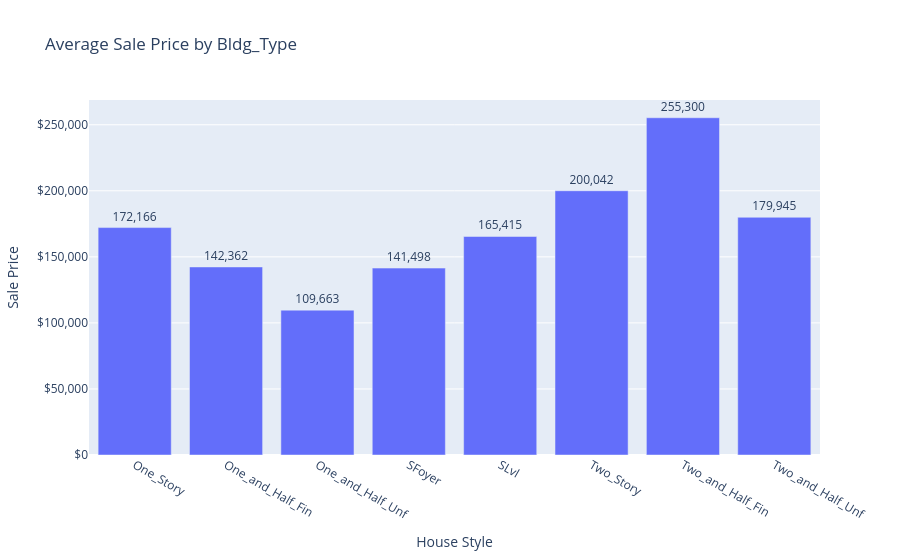

Notebook code cell kept with this figure:
### Code cell
# ditribution of average Sale price of the house vs house style
import plotly.express as px

House_Style_prices = train_data.groupby('House_Style')['Sale_Price'].mean()
fig4 = px.bar(x=House_Style_prices.index, y=House_Style_prices.values, title='Average Sale Price by Bldg_Type', text=House_Style_prices.values)

fig4.update_traces(texttemplate='%{text:,.0f}', textposition='outside')
fig4.update_yaxes(title='Sale Price', tickprefix='$', tickformat=',')
fig4.update_xaxes(title='House Style')
fig4.update_layout(uniformtext_minsize=8, uniformtext_mode='hide')

fig4.show()

### Figure 1 — Plotly figure (JSON) as saved in the notebook; plotly's stock layout.template omitted (floating-point values rounded to 4 significant figures)
{"data": [{"alignmentgroup": "True", "hovertemplate": "x=%{x}<br>y=%{y}<br>text=%{text}<extra></extra>", "legendgroup": "", "marker": {"color": "#636efa", "pattern": {"shape": ""}}, "name": "", "offsetgroup": "", "orientation": "v", "showlegend": false, "text": [172200.0, 142400.0, 109700.0, 141500.0, 165400.0, 200000.0, 255300, 179945], "textposition": "outside", "texttemplate": "%{text:,.0f}", "type": "bar", "x": ["One_Story", "One_and_Half_Fin", "One_and_Half_Unf", "SFoyer", "SLvl", "Two_Story", "Two_and_Half_Fin", "Two_and_Half_Unf"], "xaxis": "x", "y": [172200.0, 142400.0, 109700.0, 141500.0, 165400.0, 200000.0, 255300, 179945], "yaxis": "y"}], "layout": {"barmode": "relative", "legend": {"tracegroupgap": 0}, "title": {"text": "Average Sale Price by Bldg_Type"}, "uniformtext": {"minsize": 8, "mode": "hide"}, "xaxis": {"anchor": "y", "domain": [0, 1], "title": {"text": "House Style"}}, "yaxis": {"anchor": "x", "domain": [0, 1], "tickformat": ",", "tickprefix": "$", "title": {"text": "Sale Price"}}}}
